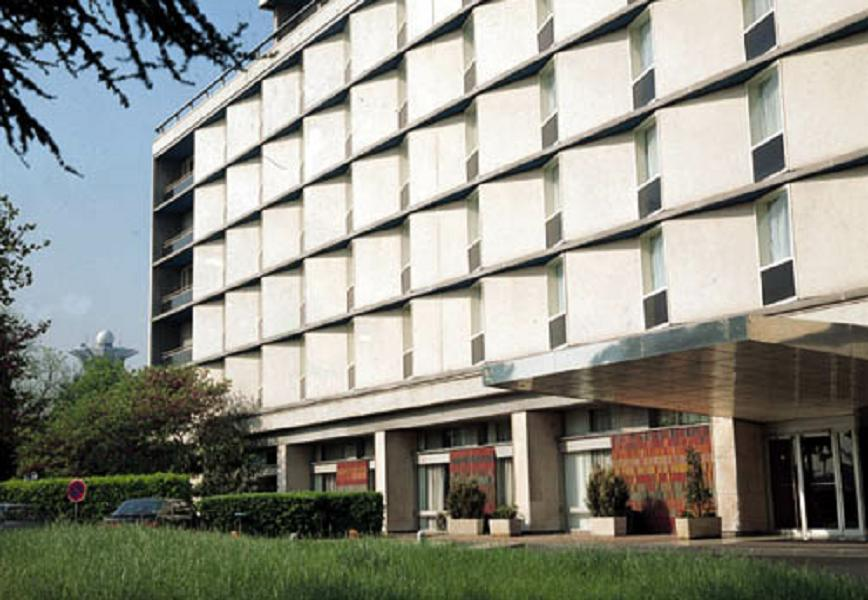
#> input picture ch06/building.jpg, 868 x 600 px
$ python canny.py
#> lines starting #> are read from the running program, lines starting #| are printed output that depends on the picture; after the words box and inside, x2 and y2 are one past the last pixel; in counts of white or black regions, pixels touching at a corner belong together
import sys
import numpy as np
import cv2


src = cv2.imread('building.jpg', cv2.IMREAD_GRAYSCALE)
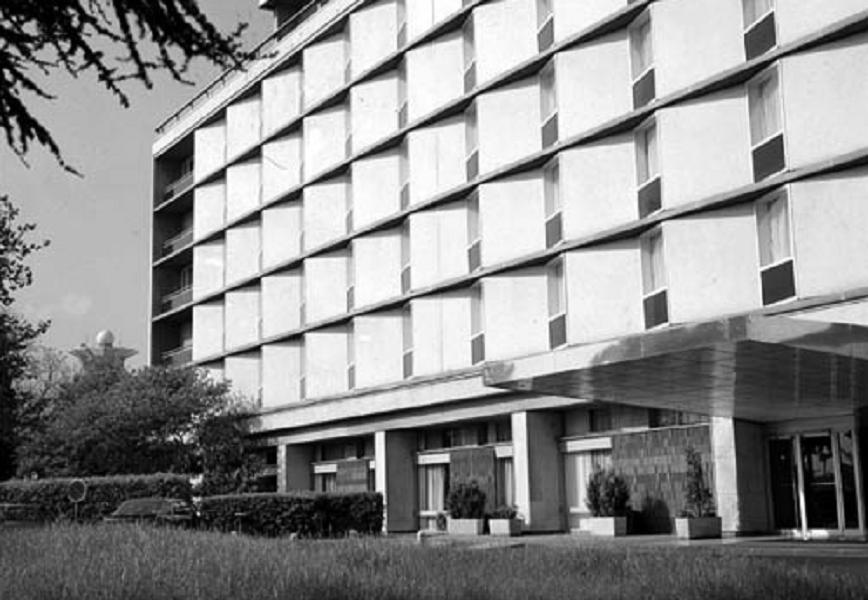
#> src: shape (600, 868); min 0, max 255, mean 142.3

if src is None:
    print('Image load failed!')
    sys.exit()

# 50 미만이면 낮은 값, 150 이상이면 높은 값
# 하단 임계값을 낮출 수록 더 자세히 검출
# apertureSize -> edge에 대한 민감도 커짐
dst = cv2.Canny(src, 50, 150, apertureSize=5)
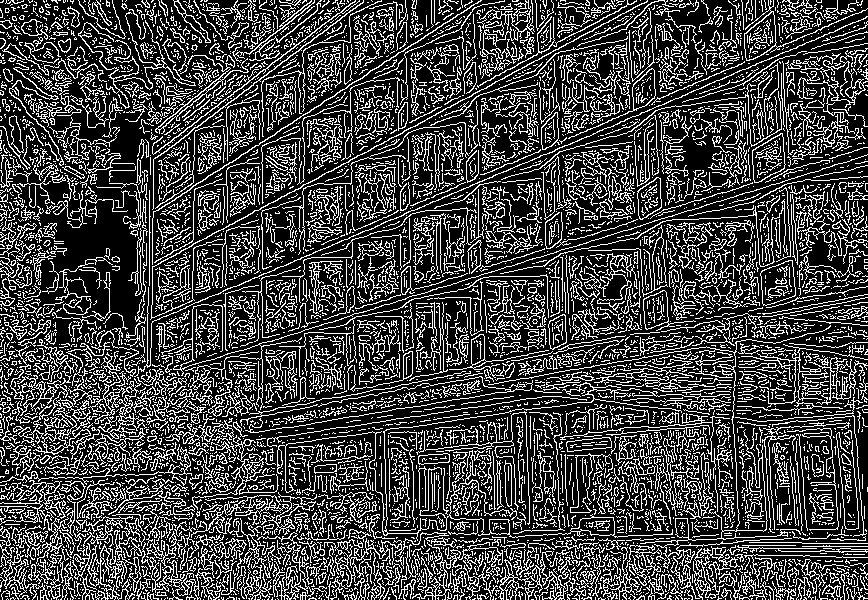
#> dst: shape (600, 868); 26.3% white in thin lines or dots

cv2.imshow('src', src)
cv2.imshow('dst', dst)
cv2.waitKey()

cv2.destroyAllWindows()

$ run again, with ch06/coin_custom.jpg copied over ch06/building.jpg
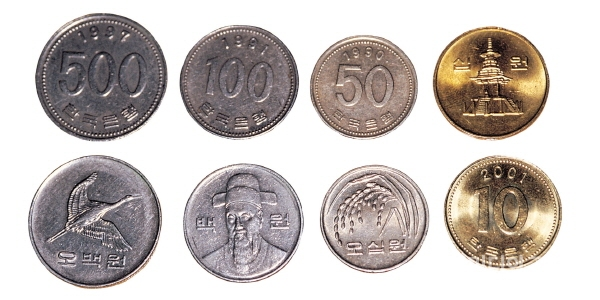
#> input picture ch06/coin_custom.jpg, 600 x 300 px
#> `src = cv2.imread('building.jpg', cv2.IMREAD_GRAYSCALE)`:
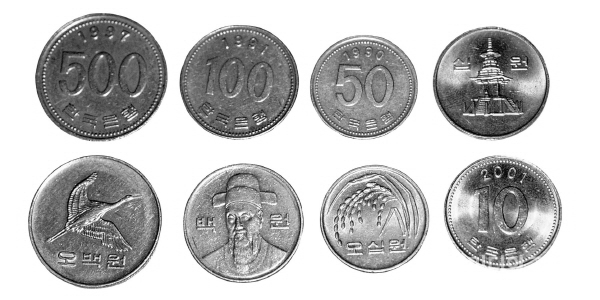
#> src: shape (300, 600); min 0, max 255, mean 191.8
#> `dst = cv2.Canny(src, 50, 150, apertureSize=5)`:
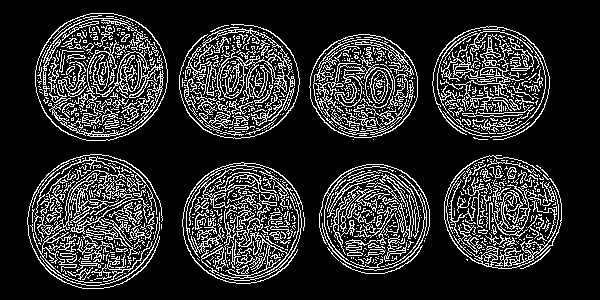
#> dst: shape (300, 600); 17.7% white in thin lines or dots, all inside (x1, y1, x2, y2) = (27, 13, 562, 289)
